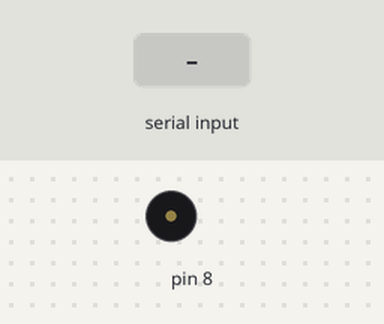
A sketch run on a simulated Arduino Uno, built with avr-gcc and run on an emulated ATmega328P. Parts: buzzer (waves = sounding). The test bench sets the inputs (shaded band).

Above: at 2.2 s.
2.3 s: "1" received over Serial
At 2.7 s:
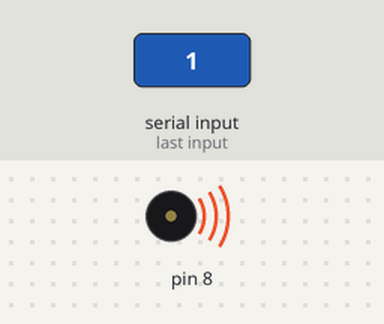
3.8 s: "0" received over Serial
At 5.0 s:
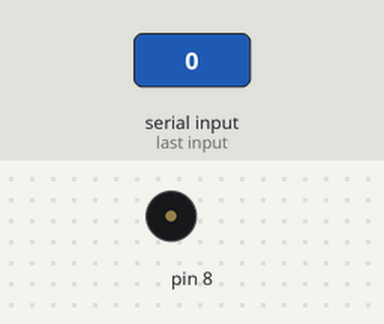
5.3 s: "2" received over Serial
At 6.2 s:
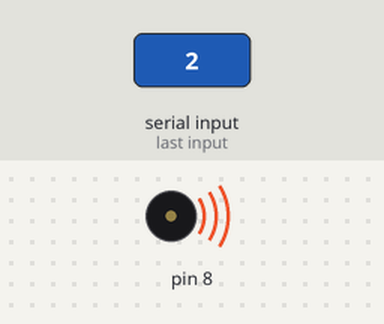
Timing chart, 0 to 8.3 s (numbered marks = the images above; inputs shaded):
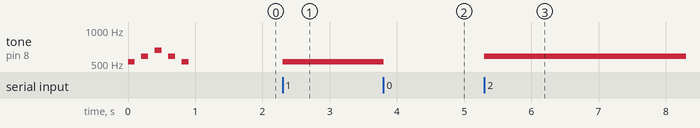

Measured:
- after the input at 2.3 s, tone on pin 8: silent → 523 Hz at once
- after the input at 3.8 s, tone on pin 8: 523 Hz → silent at once
- after the input at 5.3 s, tone on pin 8: silent → 587 Hz at once

The sketch:

week05_2_do_re_mi_Serial_tone_noTone.ino
```cpp
//week05_2_do_re_mi_Serial_tone_noTone
//修改自week05_1_do_re_mi_Serial
void setup() {
  // put your setup code here, to run once:
  Serial.begin(9600);//USB Serial開始傳輸, 速度9600bps
  tone(8, 523, 100);delay(200);
  tone(8, 587, 100);delay(200);
  tone(8, 659, 100);delay(200);
  tone(8, 587, 100);delay(200);
  tone(8, 523, 100);delay(200);
}
char c = '0';//0:沒聲音 1:Do 2:Re 3:Mi
void loop() {
  if (Serial.available()){//如果USB Serial 有收到資料
      c = Serial.read(); // 就讀進來
      if (c == '0') noTone(8);
      if (c == '1') tone(8, 523);//Do
      if (c == '2') tone(8, 587);//Re
      if (c == '3') tone(8, 659);//Mi
    }
}
```
